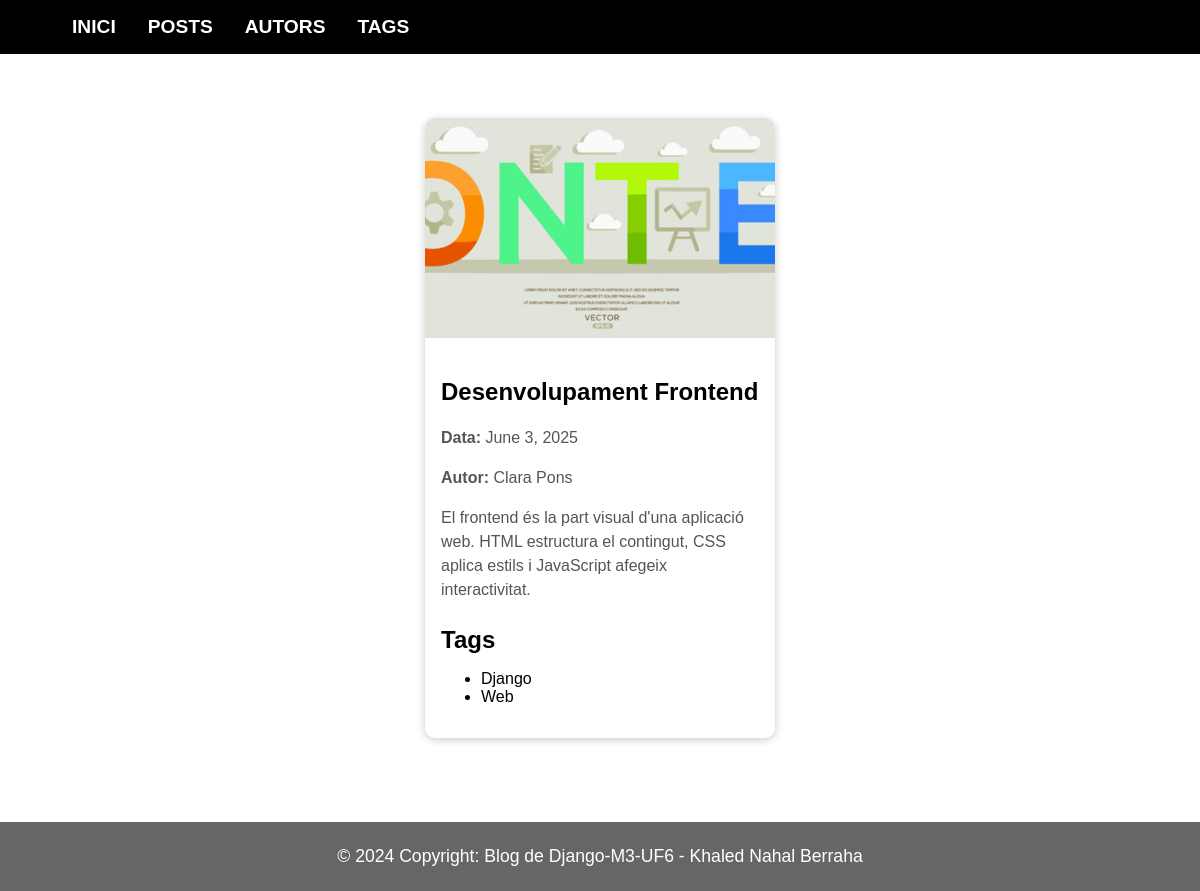
The app's page /posts/desenvolupament-frontend with its own data.
### blog/models.py (models this page shows, shortened)
class Post(models.Model):
    title = models.CharField(max_length=150)
    excerpt = models.CharField(max_length=300)
    image_name = models.CharField(max_length=100)
    slug = models.SlugField(unique=True)
    content = models.TextField(
        validators=[MinLengthValidator(10)]
    )
    date = models.DateField(auto_now_add=True)
    author = models.ForeignKey(
        Author,
        on_delete=models.CASCADE,
        related_name="posts"
    )
    tags = models.ManyToManyField(Tag)

class Author(models.Model):
    first_name = models.CharField(max_length=100)
    last_name = models.CharField(max_length=100)
    email = models.EmailField()
    def __str__(self):
        return f"{self.first_name} {self.last_name}"

class Tag(models.Model):
    caption = models.CharField(max_length=20)

### blog/views.py (the view)
# urls.py: path('posts/<slug:slug>', views.post_detail, name='posts-detail-page'),
def post_detail(request, slug):
    identified_post = get_object_or_404(Post, slug=slug)
    return render(request, "blog/post-detail.html", {
        "post": identified_post
    })

### blog/templates/blog/post-detail.html (shortened to what this page needs)
{% extends "blog/base.html" %}
{% load static %}
{% block content %}
<section id="latest-posts">
    <div class="post">
        <img src="{% static 'blog/images/'|add:post.image_name %}" alt="">
        <div class="post-content">
            <h1>{{ post.title }}</h1>
            <p>
                <strong>Data:</strong>
                {{ post.date }}
            </p>
            <p>
                <strong>Autor:</strong>
                {{ post.author }}
            </p>
            <p>
                {{ post.content }}
            </p>
            <h3>Tags</h3>
            <ul>
                {% for tag in post.tags.all %}
                    <li>{{ tag.caption }}</li>
                {% endfor %}
            </ul>
        </div>
    </div>
</section>
{% endblock %}

### blog/static/blog/css/style.css (style rules this page uses)
body { font-family: Arial; margin: 0; }
.post { width: 300px; display: inline-block; margin: 1rem; }
.post img { width: 100%; }
#latest-posts { width: 100%; margin-top: 3rem; text-align: center; }
.post { width: 350px; background: white; border-radius: 10px; overflow: hidden; box-shadow: 0 2px 8px rgba(0,0,0,0.2); transition: 0.3s; }
.post img { width: 100%; height: 220px; object-fit: cover; }
.post-content { padding: 1rem; text-align: left; }
.post-content h3 { font-size: 1.5rem; margin-bottom: 1rem; }
.post-content p { color: #555; line-height: 1.5; }

### records on screen
Post: image_name (picture), title "Desenvolupament Frontend", date "June 3, 2025", author "Clara Pons", content "El frontend és la part visual d'una aplicació web. HTML estructura el contingut, CSS aplica estils i JavaScript afegeix interactivitat."
Tag: caption "Django"
Tag: caption "Web"
